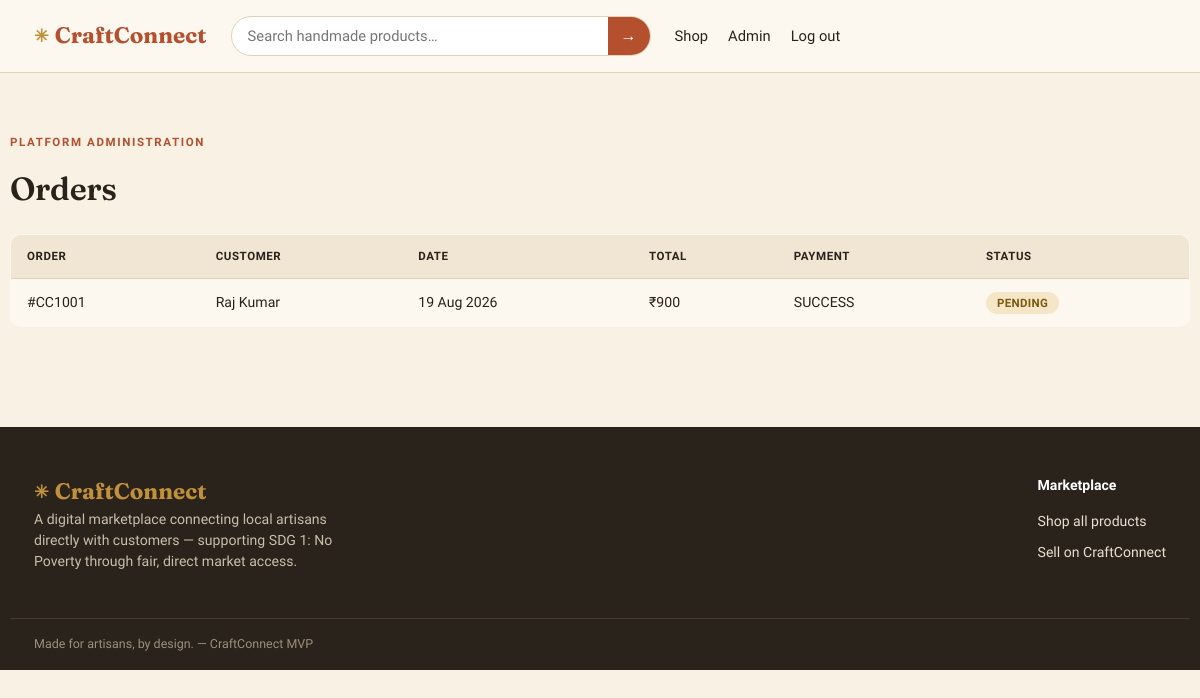
Page /admin/orders (signed in) on the earlier database version.
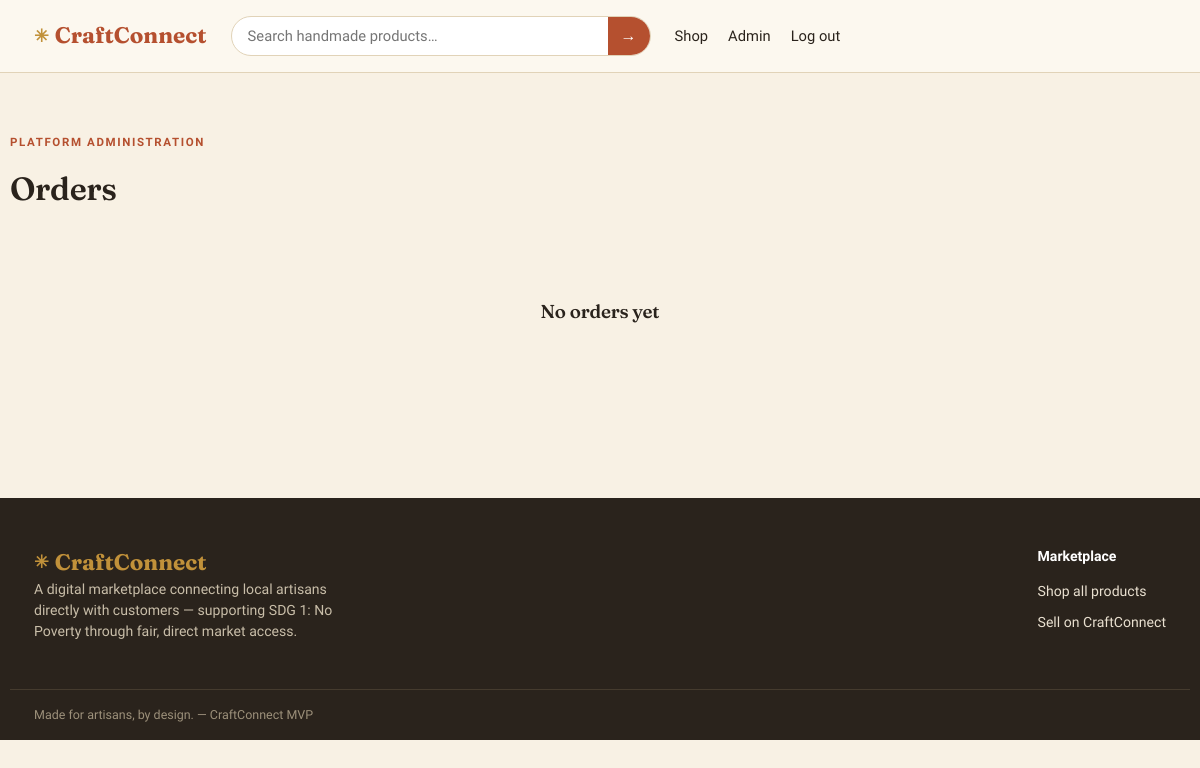
Same page on the later database version.
### models.py (models this page shows, shortened)
class Order(db.Model):
    __tablename__ = "orders"
    id = db.Column(db.Integer, primary_key=True)
    customer_id = db.Column(db.Integer, db.ForeignKey("users.id"), nullable=False)
    total_amount = db.Column(db.Float, nullable=False)
    payment_method = db.Column(db.String(30), default="COD")
    payment_status = db.Column(db.String(20), default="PENDING")  # PENDING / SUCCESS
    order_status = db.Column(db.String(20), default="Pending")  # Pending/Preparing/Shipped/Delivered
    shipping_address = db.Column(db.String(255), default="")
    created_at = db.Column(db.DateTime, default=datetime.utcnow)
    items = db.relationship("OrderItem", backref="order", lazy=True)

class User(UserMixin, db.Model):
    __tablename__ = "users"
    id = db.Column(db.Integer, primary_key=True)
    name = db.Column(db.String(120), nullable=False)
    email = db.Column(db.String(160), unique=True, nullable=False)
    password_hash = db.Column(db.String(255), nullable=False)
    role = db.Column(db.String(20), nullable=False, default="customer")  # customer / artisan / admin
    created_at = db.Column(db.DateTime, default=datetime.utcnow)
    artisan_profile = db.relationship("Artisan", backref="user", uselist=False)
    orders = db.relationship("Order", backref="customer", lazy=True)
    reviews = db.relationship("Review", backref="customer", lazy=True)

### app.py (the view)
    @app.route("/admin/orders")
    @login_required
    @role_required("admin")
    def admin_orders():
        orders = Order.query.order_by(Order.created_at.desc()).all()
        return render_template("admin_orders.html", orders=orders)

### templates/admin_orders.html (shortened to what this page needs)
{% extends "base.html" %}
{% block content %}
<div class="wrap dash-header">
  <span class="eyebrow">Platform administration</span>
  <h1>Orders</h1>
</div>
<div class="wrap section" style="padding-top:0">
  {% if orders %}
  <table class="data-table">
    <thead><tr><th>Order</th><th>Customer</th><th>Date</th><th>Total</th><th>Payment</th><th>Status</th></tr></thead>
    <tbody>
      {% for o in orders %}
      <tr>
        <td>#CC{{ 1000 + o.id }}</td>
        <td>{{ o.customer.name }}</td>
        <td>{{ o.created_at.strftime('%d %b %Y') }}</td>
        <td>₹{{ "%.0f"|format(o.total_amount) }}</td>
        <td>{{ o.payment_status }}</td>
        <td><span class="badge badge-{{ o.order_status|lower }}">{{ o.order_status }}</span></td>
      </tr>
      {% endfor %}
    </tbody>
  </table>
  {% else %}
  <div class="empty-state"><h3>No orders yet</h3></div>
  {% endif %}
</div>
{% endblock %}

Differences in the rows shown:
removed Order: 1000+o.id "1001", customer.name "Raj Kumar", created_at "19 Aug 2026", total_amount "900", payment_status "SUCCESS", order_status "PENDING"
Other differences:
text no longer shown: "ORDER CUSTOMER DATE TOTAL PAYMENT STATUS"
text now shown: "No orders yet"
